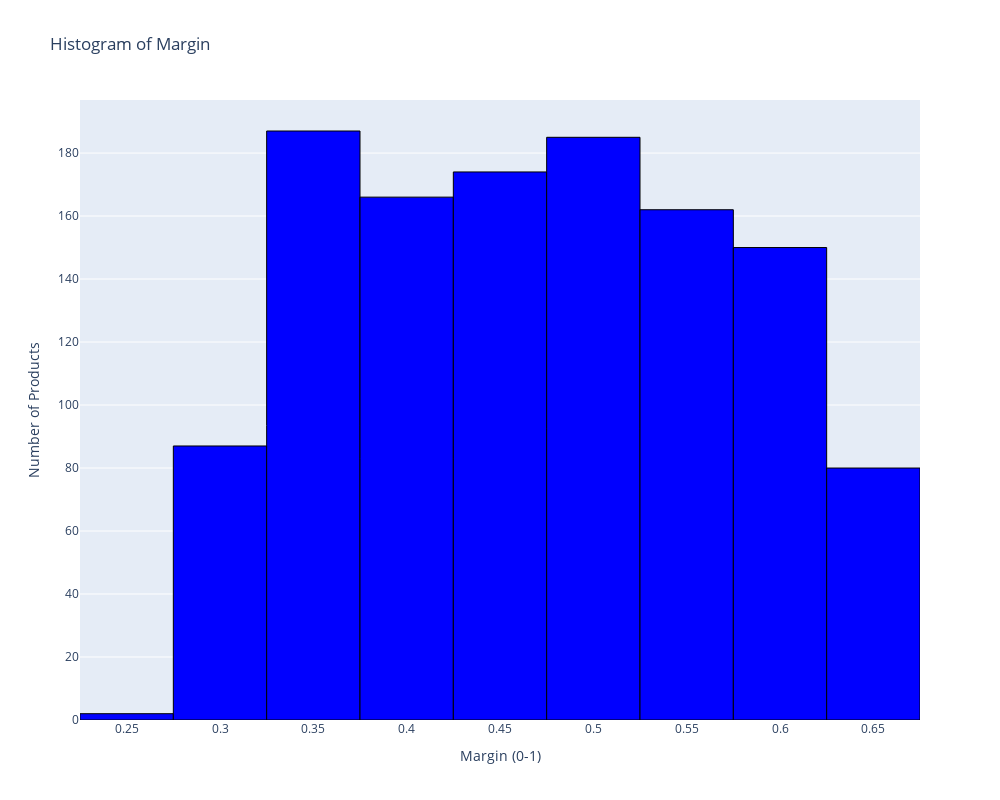

Notebook code cell kept with this figure:
### Code cell
fig = px.histogram(data_amazon_cl_no_outliers,x='margin',nbins = 10, title="Histogram of Margin", color_discrete_sequence=['blue'])
fig.update_layout(width=1000, height=800, xaxis_title = 'Margin (0-1)', yaxis_title = 'Number of Products')
fig.update_traces(marker_line_color = 'black', marker_line_width = 1)
fig.show()

### Figure 1 — Plotly figure (JSON) as saved in the notebook; plotly's stock layout.template omitted (floating-point values rounded to 4 significant figures; data arrays with more than 128 entries replaced by an {"elided": "..."} marker saying what was removed)
{"data": [{"alignmentgroup": "True", "bingroup": "x", "hovertemplate": "margin=%{x}<br>count=%{y}<extra></extra>", "legendgroup": "", "marker": {"color": "blue", "line": {"color": "black", "width": 1}, "pattern": {"shape": ""}}, "name": "", "nbinsx": 10, "offsetgroup": "", "orientation": "v", "showlegend": false, "type": "histogram", "x": {"elided": "1193 float values"}, "xaxis": "x", "yaxis": "y"}], "layout": {"barmode": "relative", "height": 800, "legend": {"tracegroupgap": 0}, "title": {"text": "Histogram of Margin"}, "width": 1000, "xaxis": {"anchor": "y", "domain": [0, 1], "title": {"text": "Margin (0-1)"}}, "yaxis": {"anchor": "x", "domain": [0, 1], "title": {"text": "Number of Products"}}}}
